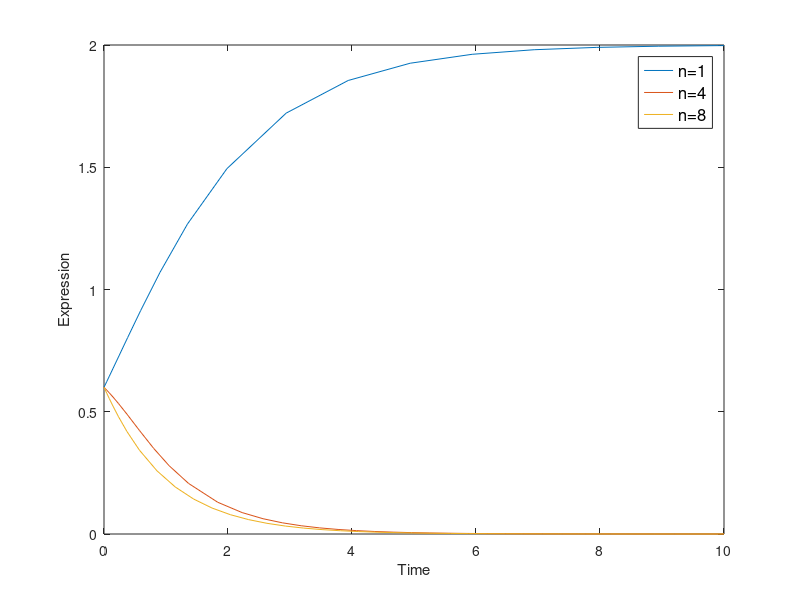
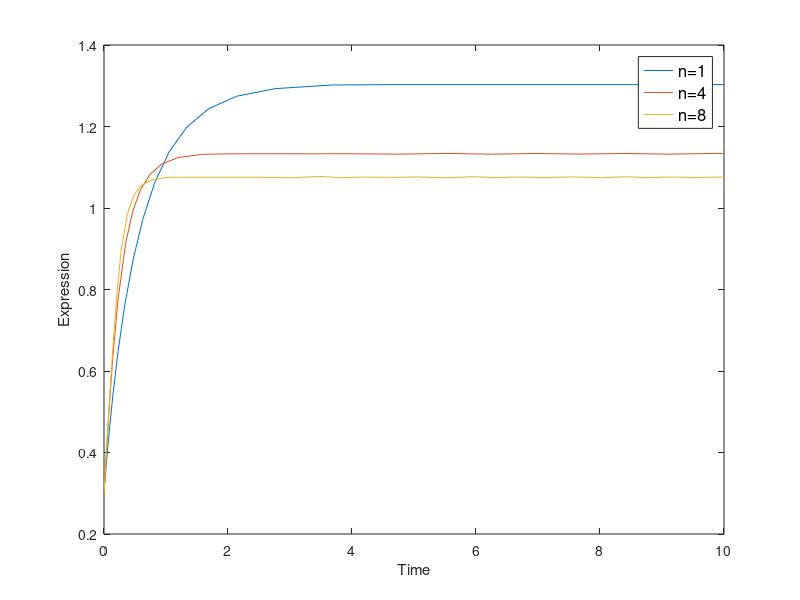
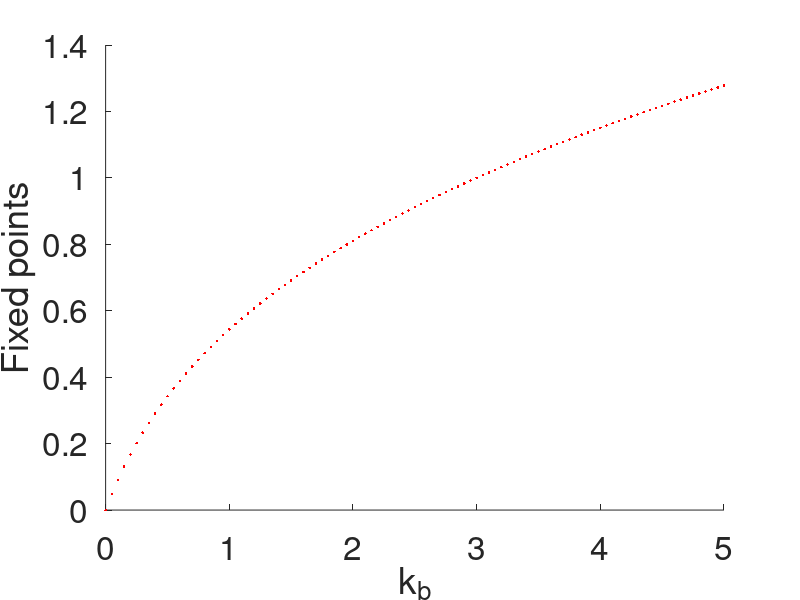

Here is the MATLAB script that generated these plots, in order:
%Inclass 22

%1. Consider the case of the auto-activating gene that we discussed in class
%today. Make a bifurcation diagram for this system by varying the
%activated transcription rate for three cases - in which 1, 4, or 8 copies of the
%transcripton factor are necessary to activate transciption. Comment on your
%results. 

%%
kb = 3; ku = 0; x0 = 0.6;
rhs1 = @(t,x) (ku+kb*x)./(1+x)-x;
rhs4 = @(t,x) (ku+kb*x.^4)./(1+x.^4)-x;
rhs8 = @(t,x) (ku+kb*x.^8)./(1+x.^8)-x;
sol1 = ode23(rhs1,[0 10],x0);
sol4 = ode23(rhs4,[0 10],x0);
sol8 = ode23(rhs8,[0 10],x0);
plot(sol1.x,sol1.y);hold on;
plot(sol4.x,sol4.y);hold on;
plot(sol8.x,sol8.y);
xlabel('Time'); ylabel('Expression');
legend({'n=1','n=4','n=8'},'FontSize',12);

%% This is the bifuracation diagram codes
figure; hold on;
ku = 0;
for kb = 0:0.05:5
    % n = 1 case: x.^2 + (1-kb)x - ku = 0
    polycoeff1 = [1 1-kb -ku];
    rts1 = roots(polycoeff1);
    rts1 = rts1(imag(rts1) == 0);
   
    % n = 4 case: x.^5 - kb*x.^4 + x - ku = 0
    polycoeff4 = [1 -kb 0 0 1 -ku];
    rts4 = roots(polycoeff4);
    rts4 = rts4(imag(rts4) == 0);

    % n = 8 case: x.^9 - kb*x.^8 + x - ku = 0
    polycoeff8 = [1 -kb 0 0 0 0 0 0 1 -ku];
    rts8 = roots(polycoeff8);
    rts8 = rts8(imag(rts8) == 0);
    
    plot(kb*ones(length(rts1),1),rts1, 'r.');
    plot(kb*ones(length(rts4),1),rts4, 'k.');
    plot(kb*ones(length(rts8),1),rts8, 'b.');
end
hold off;
xlabel('k_b');ylabel('Fixed points');
legend({'n=1','n=4','n=8'},'FontSize',12);
set(gca,'FontSize',24);
    

% Yu Ouyang's Comment: There is a saddle node in n=4 and n=8 bifurcation
% diagram as expected.

% 2. Make a similar diagram for the case of an autorepressing gene in the
% case that 2 copies are need to turn off the gene. 
%% 
% In this case, we would flip the ku and kb in function, because the unbinding state
% would trigger the transcription. 
kb = 3; ku = 0; x0 = 0.3;
rhs1 = @(t,x) (kb+ku*x)./(1+x)-x;
rhs4 = @(t,x) (kb+ku*x.^4)./(1+x.^4)-x;
rhs8 = @(t,x) (kb+ku*x.^8)./(1+x.^8)-x;
sol1 = ode23(rhs1,[0 10],x0);
sol4 = ode23(rhs4,[0 10],x0);
sol8 = ode23(rhs8,[0 10],x0);
plot(sol1.x,sol1.y);hold on;
plot(sol4.x,sol4.y);hold on;
plot(sol8.x,sol8.y);
xlabel('Time'); ylabel('Expression');
legend({'n=1','n=4','n=8'},'FontSize',12);
%% This is the bifuracation diagram codes
figure; hold on;
ku = 0;
for kb = 0:0.05:5
    % n = 1 case: x.^3 - ku*x.^2 + x - kb = 0
    polycoeff2 = [1 1-ku 1 -kb];
    rts2 = roots(polycoeff2);
    rts2 = rts2(imag(rts2) == 0);
    plot(kb*ones(length(rts2),1),rts2, 'r.');
end
hold off;
xlabel('k_b');ylabel('Fixed points');
set(gca,'FontSize',24);
   


